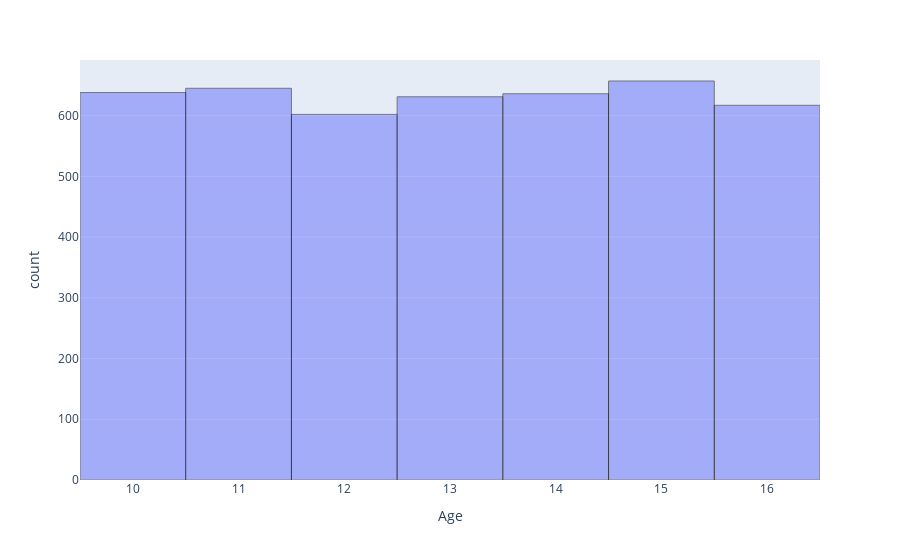

Write notebook code for a chart like this one.
### Code cell
fig = px.histogram(new_data['Age'], x='Age', color_discrete_sequence=['#636EFA'], barmode='overlay')
fig.update_traces(marker_line_color='black', marker_line_width=1)

fig.show()

### Figure 1 — Plotly figure (JSON) as saved in the notebook; plotly's stock layout.template omitted (floating-point values rounded to 4 significant figures; data arrays with more than 128 entries replaced by an {"elided": "..."} marker saying what was removed)
{"data": [{"alignmentgroup": "True", "bingroup": "x", "hovertemplate": "Age=%{x}<br>count=%{y}<extra></extra>", "legendgroup": "", "marker": {"color": "#636EFA", "line": {"color": "black", "width": 1}, "opacity": 0.5, "pattern": {"shape": ""}}, "name": "", "offsetgroup": "", "orientation": "v", "showlegend": false, "type": "histogram", "x": {"elided": "4426 int values"}, "xaxis": "x", "yaxis": "y"}], "layout": {"barmode": "overlay", "legend": {"tracegroupgap": 0}, "margin": {"t": 60}, "xaxis": {"anchor": "y", "domain": [0, 1], "title": {"text": "Age"}}, "yaxis": {"anchor": "x", "domain": [0, 1], "title": {"text": "count"}}}}
